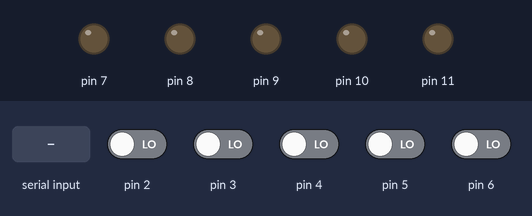
A sketch run on a simulated Arduino Uno, built with avr-gcc and run on an emulated ATmega328P. Parts: output pins drawn as LEDs (lit = HIGH). The inputs (shaded band) are chosen by the test bench; at power-on: pin 2–6 LOW. What the sketch prints to the serial monitor is not drawn.

Above: at 1.2 s.
1.3 s: "1" received over Serial
At 2.6 s:
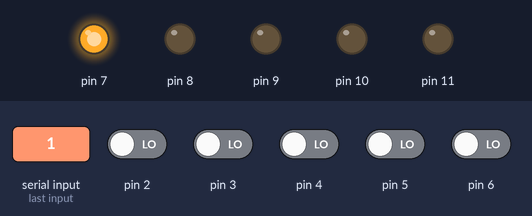
3.8 s: pin 2 driven HIGH
5.3 s: pin 3 driven HIGH
6.8 s: pin 4 driven HIGH
8.3 s: pin 5 driven HIGH
9.8 s: pin 6 driven HIGH
Timing chart, 0 to 12.3 s (numbered marks = the images above; inputs shaded):
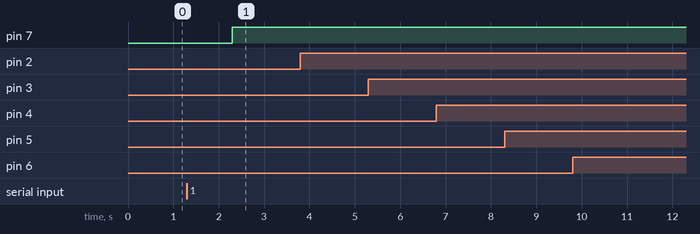

Measured:
- after the input at 1.3 s, pin 7: LOW → HIGH after 1.0 s
- after the input at 3.8 s, every drawn part: stays the same
- after the input at 5.3 s, every drawn part: stays the same
- after the input at 6.8 s, every drawn part: stays the same
- after the input at 8.3 s, every drawn part: stays the same
- after the input at 9.8 s, every drawn part: stays the same

The sketch:

TwitchNotifierArduino.ino
```cpp
byte inBuffer[5];
int previousState[5] = {0, 0, 0, 0, 0};

void setup() {
  Serial.begin(9600);
  pinMode(7, OUTPUT);
  pinMode(8, OUTPUT);
  pinMode(9, OUTPUT);
  pinMode(10, OUTPUT);
  pinMode(11, OUTPUT);
}

void loop() {

  if (Serial.available()) {
    Serial.readBytes(inBuffer, 5);

    for (int i = 0; i < 5; i++) {
      digitalWrite(7 + i, inBuffer[i]);
    }
  }
  for (int i = 0; i < 5; i++) {
    if ( digitalRead(2 + i) != previousState[i]) {
      previousState[i] = 1 - previousState[i];
      if (previousState[i]) Serial.write(i);
    }
  }
}
```
